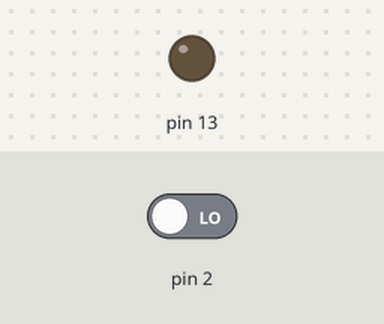
Simulated run of this sketch. Board: Arduino Uno, built with avr-gcc and run on an emulated ATmega328P. On the bench: output pins drawn as LEDs (lit = HIGH). The test bench sets the inputs (shaded band); at power-on: pin 2 LOW.

Above: at 0.8 s.
0.9 s: pin 2 driven HIGH
At 1.4 s:
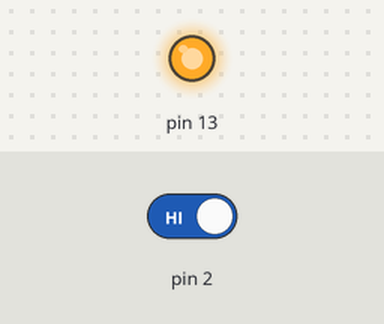
2.4 s: pin 2 driven LOW
At 3.7 s:
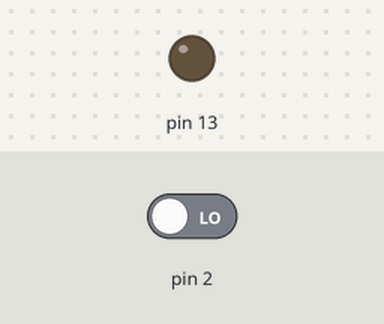
Timing chart, 0 to 5.4 s (numbered marks = the images above; inputs shaded):
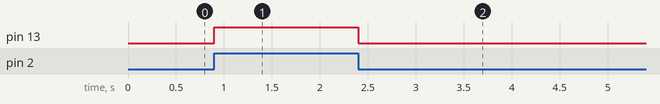

Measured:
- after the input at 0.9 s, pin 13: LOW → HIGH at once
- after the input at 2.4 s, pin 13: HIGH → LOW at once

The sketch:

sunum4-buton-ile-led-yakma.ino
```cpp
/*
2 numaralı dijital girişe bağlı bir geçici anahtara basıldığında 13 numaralı dijital çıkışa bağlı ledi yakan,
aksi takdirde söndüren AVR C programını Arduino IDE üzerinde yazınız, derleyiniz ve çalıştırınız.

*/
#define F CPU 16000000UL
#include <avr/io.h>
#include <util/delay.h>
int main()
{
  DDRB |= (1<<5);//13 numaralı pini çıkış yap
  /*//DDRD &= ~(1<<2);//2 numaralı pini giriş yap
  başlar başlamaz zaten direk 0 yani giriş yapmasanda olur*/
  while(1)
  {
    if((PIND&=(1<<2))==0)
      PORTB &= ~(1<<5 );//13 numaralı pini söndür
    else
      PORTB |= (1<<5);//13 numaralı pini yak
  }


  return 0;
}
```
